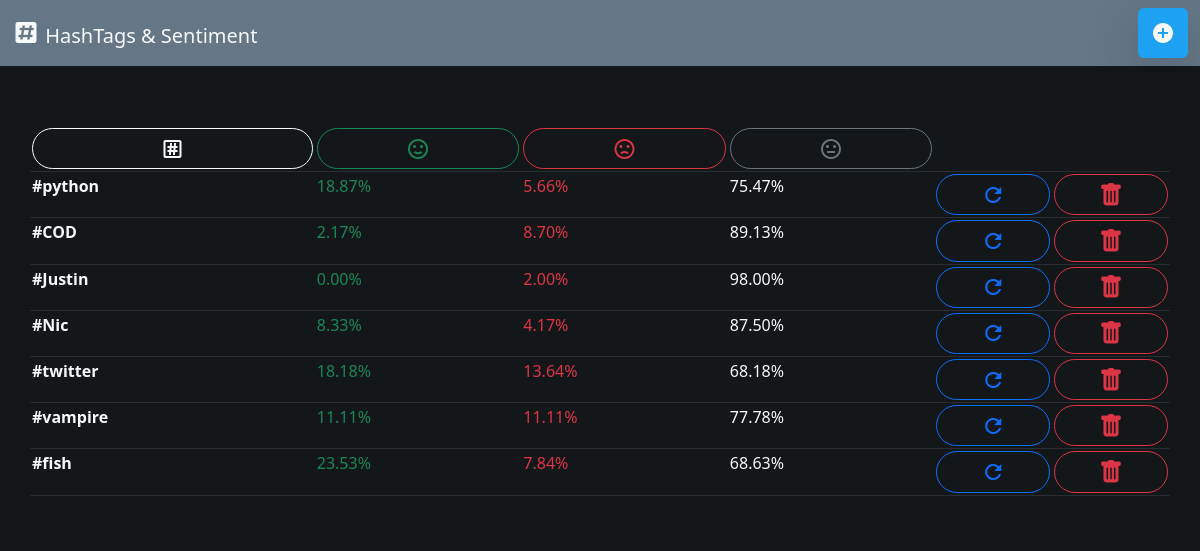
The page / on the database its author committed.
### main.py (models this page shows)
class HashTags(db.Model):
    id = db.Column(db.Integer, primary_key=True)
    hashtag = db.Column(db.String(50), unique=True,nullable=False)
    pos_percent = db.Column(db.String(100), unique=False,nullable=False)
    neg_percent = db.Column(db.String(100), unique=False,nullable=False)
    mid_percent = db.Column(db.String(100), unique=False,nullable=False)

### main.py (the view)
@app.route("/")
def home():
    global sort_id
    all_hashtags = db.session.query(HashTags).all()
    print(all_hashtags)
    print(type(all_hashtags[0]))
    if sort_id == 0:
        all_hashtags = sorted(all_hashtags,key=lambda x : x.hashtag)
    if sort_id == 1:
        all_hashtags = sorted(all_hashtags,key=lambda x : float(x.pos_percent.replace("%","")), reverse=True)
    if sort_id == 2:
        all_hashtags = sorted(all_hashtags,key=lambda x : float(x.neg_percent.replace("%","")), reverse=True)
    if sort_id == 3:
        all_hashtags = sorted(all_hashtags,key=lambda x : float(x.mid_percent.replace("%","")), reverse=True)
    print(all_hashtags)
    print(type(all_hashtags))
    return render_template('index.html', hashtags=all_hashtags,sort_id=sort_id)

### templates/index.html (shortened to what this page needs)
{% include "header.html" %}
<nav class="navbar fixed-top">
  <div class="container-fluid">
    <div class="d-flex justify-content-start">
    <span class="navbar-brand mb-0 h1 text-light">
      <i class="mdi mdi-pound-box fs-3"></i>
      HashTags & Sentiment
    </span>
    </div>
    <div class="d-flex justify-content-end ">
      <a href="{{ url_for('add')}}" class="mdi mdi-plus-circle fs-4 btn btn-twtblue shadow-lg " ></a>
    </div>
  </div>
</nav>
<main >
    <div class="container">
      <table class="table ">
        <thead>
          <tr>
            {% if sort_id == 0 %}
              <th scope="col"> <a href="{{url_for('sort', id=0 )}}"> <i class="btn sort-on anim-this rounded-pill mdi mdi-pound-box"></i> </a></th>
            {% else %}
              <th scope="col"> <a href="{{url_for('sort', id=0 )}}"> <i class="btn sort-off rounded-pill mdi mdi-pound-box-outline"></i> </a></th>
            {% endif %}
            {% if sort_id == 1 %}
              <th scope="col"> <a href="{{url_for('sort', id=1 )}}"> <i class="btn btn-success anim-this rounded-pill mdi mdi-emoticon-happy"></i> </a></th>
            {% else %}
              <th scope="col"> <a href="{{url_for('sort', id=1 )}}"> <i class="btn btn-outline-success rounded-pill mdi mdi-emoticon-happy-outline"></i> </a></th>
            {% endif %}
            {% if sort_id == 2 %}
              <th scope="col"> <a href="{{url_for('sort', id=2 )}}"> <i class="btn btn-danger anim-this rounded-pill mdi mdi-emoticon-sad"></i> </a></th>
            {% else %}
              <th scope="col"> <a href="{{url_for('sort', id=2 )}}"> <i class="btn btn-outline-danger rounded-pill mdi mdi-emoticon-sad-outline"></i> </a></th>
            {% endif %}
            {% if sort_id == 3 %}
              <th scope="col"> <a href="{{url_for('sort', id=3 )}}"> <i class="btn btn-secondary anim-this rounded-pill mdi mdi-emoticon-neutral"></i> </a></th>
            {% else %}
              <th scope="col"> <a href="{{url_for('sort', id=3 )}}"> <i class="btn btn-outline-secondary rounded-pill mdi mdi-emoticon-neutral-outline"></i> </a></th>
            {% endif %}
            <th scope="col"> </th>
            <th scope="col"> </th>
          </tr>
        </thead>
        <tbody>
          {% for ht in hashtags %}
          <tr>
            <th scope="row" class="text-truncate">{{ht.hashtag}}</th>
            <td class="text-success">{{ht.pos_percent}}</td>
            <td class="text-danger">{{ht.neg_percent}}</td>
            <td class="text-mute">{{ht.mid_percent}}</td>
            <td><a class="btn btn-outline-primary rounded-pill" type="button" data-bs-toggle="modal" data-bs-target="#refreshModal" data-bs-name="{{ht.hashtag}}" data-bs-url="{{ url_for('refresh', id=ht.id) }}"> <i class="mdi mdi-refresh" ></i></a></td>
            <td><a class="btn btn-outline-danger  rounded-pill" type="button" data-bs-toggle="modal" data-bs-target="#deleteModal" data-bs-name="{{ht.hashtag}}" data-bs-url="{{ url_for('delete', id=ht.id) }}"> <i class="bi bi-trash-fill" ></i></a></td>
          </tr>
          {% endfor %}
        </tbody>
      </table>
    </div>
</main>

### templates/header.html (shortened to what this page needs)
<!DOCTYPE html>
<html lang="en" style="height: 100%">
<head>
    <link href="https://cdn.jsdelivr.net/npm/bootstrap@5.2.2/dist/css/bootstrap.min.css" rel="stylesheet" >
    <link rel="stylesheet" href="https://cdn.jsdelivr.net/npm/bootstrap-icons@1.9.1/font/bootstrap-icons.css">
    <link rel="stylesheet" href="https://cdn.jsdelivr.net/npm/@mdi/font@6.9.96/css/materialdesignicons.min.css">
    <link rel="stylesheet" href="{{ url_for('static', filename='css/style.css') }}" />
</head>

### static/css/style.css (style rules this page uses)
.navbar { background-color: #657786 !important; }
main { background-color: #14171A !important; margin: 114px 0px 0px 0px !important; padding: 12px 12px; }
table { width: 100% !important; border-color: #2b2e30 !important; border-radius: 1rem !important; }
th ,td { color:#f8f9fa; padding: 2px !important; }
th a i { font-size: 24px !important; padding: 0.1rem !important; width: 100% !important; }
tr td a { font-size: 24px !important; padding: 0.1rem !important; width: 100% !important; }
.btn-twtblue { background-color: #1DA1F2 !important; color: #f8f9fa !important; }
.sort-off { background-color: transparent !important; color: #f8f9fa !important; border-style: solid; border-color: #f8f9fa; }
.container { padding: 0px ; }

### rows shown on the page
HashTags: hashtag "#python", pos_percent "18.87%", neg_percent "5.66%", mid_percent "75.47%"
HashTags: hashtag "#COD", pos_percent "2.17%", neg_percent "8.70%", mid_percent "89.13%"
HashTags: hashtag "#Justin", pos_percent "0.00%", neg_percent "2.00%", mid_percent "98.00%"
HashTags: hashtag "#Nic", pos_percent "8.33%", neg_percent "4.17%", mid_percent "87.50%"
HashTags: hashtag "#twitter", pos_percent "18.18%", neg_percent "13.64%", mid_percent "68.18%"
HashTags: hashtag "#vampire", pos_percent "11.11%", neg_percent "11.11%", mid_percent "77.78%"
HashTags: hashtag "#fish", pos_percent "23.53%", neg_percent "7.84%", mid_percent "68.63%"
